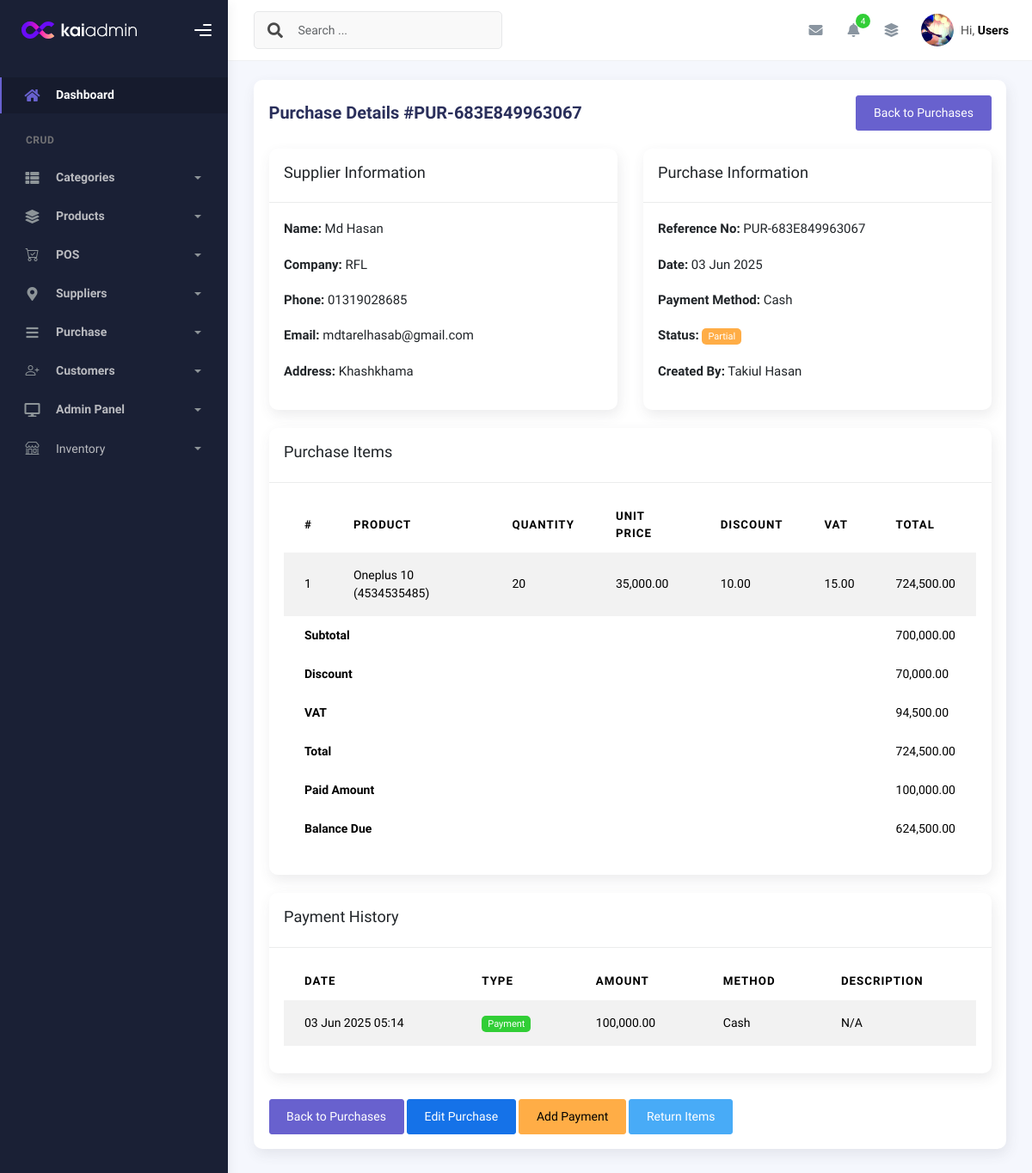
/modules/purchase/purchase_details.php?id=12 (signed in), run on the app's committed database.
### tables this page shows
CREATE TABLE `purchase` (
  `id` int(11) NOT NULL,
  `supplier_id` int(11) DEFAULT NULL,
  `reference_no` varchar(50) DEFAULT NULL,
  `purchase_date` date NOT NULL,
  `payment_method` varchar(20) DEFAULT 'cash',
  `payment_status` enum('pending','partial','paid') DEFAULT 'pending',
  `discount` decimal(10,2) DEFAULT 0.00,
  `subtotal` decimal(10,2) DEFAULT 0.00,
  `vat` decimal(10,2) NOT NULL DEFAULT 0.00,
  `total` decimal(10,2) NOT NULL,
  `user_id` int(11) DEFAULT NULL,
  `is_deleted` tinyint(1) DEFAULT 0,
  `deleted_at` timestamp NULL DEFAULT NULL,
  `created_at` timestamp NOT NULL DEFAULT current_timestamp(),
  `updated_at` timestamp NOT NULL DEFAULT current_timestamp() ON UPDATE current_timestamp()
);

CREATE TABLE `suppliers` (
  `id` int(11) NOT NULL,
  `name` varchar(100) NOT NULL,
  `phone` varchar(20) DEFAULT NULL,
  `email` varchar(100) DEFAULT NULL,
  `address` text DEFAULT NULL,
  `company_name` varchar(100) DEFAULT NULL,
  `created_at` timestamp NOT NULL DEFAULT current_timestamp(),
  `updated_at` timestamp NOT NULL DEFAULT current_timestamp() ON UPDATE current_timestamp()
);

CREATE TABLE `users` (
  `id` int(11) NOT NULL,
  `profile_pic` varchar(255) DEFAULT NULL,
  `username` varchar(50) NOT NULL,
  `password` varchar(255) NOT NULL,
  `full_name` varchar(100) NOT NULL,
  `email` varchar(100) NOT NULL,
  `role` enum('admin','manager','cashier','inventory') NOT NULL DEFAULT 'cashier',
  `is_active` tinyint(1) NOT NULL DEFAULT 1,
  `last_login` datetime DEFAULT NULL,
  `last_login_ip` varchar(45) DEFAULT NULL,
  `login_attempts` tinyint(4) NOT NULL DEFAULT 0,
  `locked_until` datetime DEFAULT NULL,
  `reset_token` varchar(100) DEFAULT NULL,
  `reset_token_expires` datetime DEFAULT NULL,
  `email_verified` tinyint(1) NOT NULL DEFAULT 0,
  `verification_token` varchar(100) DEFAULT NULL,
  `password_changed_at` timestamp NULL DEFAULT NULL,
  `created_at` timestamp NOT NULL DEFAULT current_timestamp(),
  `updated_at` timestamp NOT NULL DEFAULT current_timestamp() ON UPDATE current_timestamp(),
  `is_deleted` tinyint(1) DEFAULT 0,
  `deleted_at` timestamp NULL DEFAULT NULL
);

CREATE TABLE `purchase_items` (
  `id` int(11) NOT NULL,
  `purchase_id` int(11) NOT NULL,
  `product_id` int(11) NOT NULL,
  `quantity` int(11) NOT NULL,
  `unit_price` decimal(10,2) NOT NULL,
  `discount` decimal(10,2) DEFAULT 0.00,
  `subtotal` decimal(10,2) DEFAULT 0.00,
  `vat` decimal(5,2) DEFAULT 0.00,
  `total_price` decimal(10,2) NOT NULL,
  `created_at` timestamp NOT NULL DEFAULT current_timestamp()
);

CREATE TABLE `products` (
  `id` int(11) NOT NULL,
  `name` varchar(100) NOT NULL,
  `barcode` varchar(50) NOT NULL,
  `category_id` int(11) DEFAULT NULL,
  `sub_category_id` int(11) DEFAULT NULL,
  `child_category_id` int(11) DEFAULT NULL,
  `brand_id` int(11) DEFAULT NULL,
  `price` decimal(10,2) NOT NULL,
  `sell_price` decimal(10,2) NOT NULL,
  `is_deleted` tinyint(1) DEFAULT 0,
  `deleted_at` timestamp NULL DEFAULT NULL,
  `created_at` timestamp NOT NULL DEFAULT current_timestamp(),
  `updated_at` timestamp NOT NULL DEFAULT current_timestamp() ON UPDATE current_timestamp()
);

CREATE TABLE `purchase_payment` (
  `id` int(11) NOT NULL,
  `supplier_id` int(11) DEFAULT NULL,
  `purchase_id` int(11) DEFAULT NULL,
  `purchase_return_id` int(11) DEFAULT NULL,
  `type` enum('payment','return') NOT NULL,
  `amount` decimal(10,2) NOT NULL,
  `payment_method` enum('cash','credit','card','bank_transfer') NOT NULL DEFAULT 'cash',
  `description` text DEFAULT NULL,
  `created_at` timestamp NOT NULL DEFAULT current_timestamp()
);

### modules/purchase/purchase_details.php (the view, shortened to what the rows shown need)
<?php
require_once __DIR__ . '/../../db_plugin.php';
$purchase_id = $_GET['id'];
$purchase_result = $mysqli->common_select('purchase', '*', ['id' => $purchase_id]);
$purchase = $purchase_result['data'][0];
$supplier = $mysqli->common_select('suppliers', '*', ['id' => $purchase->supplier_id])['data'][0] ?? null;
$items_result = $mysqli->common_select('purchase_items', '*', ['purchase_id' => $purchase_id]);
$items = $items_result['data'];
$payments_result = $mysqli->common_select('purchase_payment', '*', ['purchase_id' => $purchase_id]);
$payments = $payments_result['data'];
$paid_amount = 0;
foreach ($payments as $payment) {
    if ($payment->type == 'payment') {
        $paid_amount += $payment->amount;
    } else {
        $paid_amount -= $payment->amount;
    }
}
require_once __DIR__ . '/../../requires/header.php';
require_once __DIR__ . '/../../requires/topbar.php';
?>
<div class="container">
    <div class="page-inner">
        <div class="row">
            <div class="col-md-12 grid-margin">
                <div class="card">
                    <div class="card-body">
                        <div class="d-flex justify-content-between align-items-center mb-4">
                            <h4 class="card-title">Purchase Details #<?= $purchase->reference_no ?></h4>
                            <a href="view_purchases.php" class="btn btn-secondary">Back to Purchases</a>
                        </div>
                        <div class="row">
                            <div class="col-md-6">
                                <div class="card mb-4">
                                    <div class="card-body">
                                        <?php if ($supplier): ?>
                                            <p><strong>Name:</strong> <?= $supplier->name ?></p>
                                            <p><strong>Company:</strong> <?= $supplier->company_name ?? 'N/A' ?></p>
                                            <p><strong>Phone:</strong> <?= $supplier->phone ?? 'N/A' ?></p>
                                            <p><strong>Email:</strong> <?= $supplier->email ?? 'N/A' ?></p>
                                            <p><strong>Address:</strong> <?= $supplier->address ?? 'N/A' ?></p>
                                        <?php else: ?>
                                            <p>Supplier information not available</p>
                                        <?php endif; ?>
                                    </div>
                                </div>
                            </div>
                            <div class="col-md-6">
                                <div class="card mb-4">
                                    <div class="card-body">
                                        <p><strong>Reference No:</strong> <?= $purchase->reference_no ?></p>
                                        <p><strong>Date:</strong> <?= date('d M Y', strtotime($purchase->purchase_date)) ?></p>
                                        <p><strong>Payment Method:</strong> <?= ucfirst($purchase->payment_method) ?></p>
                                        <p>
                                            <strong>Status:</strong>
                                            <span class="badge badge-<?=
                                                $purchase->payment_status == 'paid' ? 'success' :
                                                ($purchase->payment_status == 'partial' ? 'warning' : 'danger')
                                            ?>">
                                                <?= ucfirst($purchase->payment_status) ?>
                                            </span>
                                        </p>
                                        <p><strong>Created By:</strong>
                                            <?php
                                                $user = $mysqli->common_select('users', 'full_name', ['id' => $purchase->user_id])['data'][0] ?? null;
                                                echo $user ? $user->full_name : 'Unknown';
                                            ?>
                                        </p>
                                    </div>
                                </div>
                            </div>
                        </div>
                        <div class="card mb-4">
                            <div class="card-body">
                                <div class="table-responsive">
                                    <table class="table table-striped">
                                        <thead>
                                            <tr>
                                                <th>#</th>
                                                <th>Product</th>
                                                <th>Quantity</th>
                                                <th>Unit Price</th>
                                                <th>Discount</th>
                                                <th>VAT</th>
                                                <th>Total</th>
                                            </tr>
                                        </thead>
                                        <tbody>
                                            <?php foreach ($items as $index => $item):
                                                $product = $mysqli->common_select('products', '*', ['id' => $item->product_id])['data'][0] ?? null;
                                            ?>
                                                <tr>
                                                    <td><?= $index + 1 ?></td>
                                                    <td><?= $product ? $product->name . ' (' . $product->barcode . ')' : 'Product not found' ?></td>
                                                    <td><?= $item->quantity ?></td>
                                                    <td><?= number_format($item->unit_price, 2) ?></td>
                                                    <td><?= number_format($item->discount, 2) ?></td>
                                                    <td><?= number_format($item->vat, 2) ?></td>
                                                    <td><?= number_format($item->total_price, 2) ?></td>
                                                </tr>
                                            <?php endforeach; ?>
                                        </tbody>
                                        <tfoot>
                                            <tr>
                                                <td colspan="6" class="text-right"><strong>Subtotal</strong></td>
                                                <td><?= number_format($purchase->subtotal, 2) ?></td>
                                            </tr>
                                            <tr>
                                                <td colspan="6" class="text-right"><strong>Discount</strong></td>
                                                <td><?= number_format($purchase->discount, 2) ?></td>
                                            </tr>
                                            <tr>
                                                <td colspan="6" class="text-right"><strong>VAT</strong></td>
                                                <td><?= number_format($purchase->vat, 2) ?></td>
                                            </tr>
                                            <tr>
                                                <td colspan="6" class="text-right"><strong>Total</strong></td>
                                                <td><?= number_format($purchase->total, 2) ?></td>
                                            </tr>
                                            <tr>
                                                <td colspan="6" class="text-right"><strong>Balance Due</strong></td>
                                                <td><?= number_format($purchase->total - $paid_amount, 2) ?></td>
                                            </tr>
                                        </tfoot>
                                    </table>
                                </div>
                            </div>
                        </div>
                        <div class="card">
                            <div class="card-body">
                                <?php if (!empty($payments)): ?>
                                    <div class="table-responsive">
                                        <table class="table table-striped">
                                            <thead>
                                                <tr>
                                                    <th>Date</th>
                                                    <th>Type</th>
                                                    <th>Amount</th>
                                                    <th>Method</th>
                                                    <th>Description</th>
                                                </tr>
                                            </thead>
                                            <tbody>
                                                <?php foreach ($payments as $payment): ?>
                                                    <tr>
                                                        <td><?= date('d M Y H:i', strtotime($payment->created_at)) ?></td>
                                                        <td>
                                                            <span class="badge badge-<?= $payment->type == 'payment' ? 'success' : 'danger' ?>">
                                                                <?= ucfirst($payment->type) ?>
                                                            </span>
                                                        </td>
                                                        <td><?= number_format($payment->amount, 2) ?></td>
                                                        <td><?= ucfirst($payment->payment_method) ?></td>
                                                        <td><?= $payment->description ?? 'N/A' ?></td>
                                                    </tr>
                                                <?php endforeach; ?>
                                            </tbody>
                                        </table>
                                    </div>
                                <?php else: ?>
                                    <p>No payment records found for this purchase.</p>
                                <?php endif; ?>
                            </div>
                        </div>
                    </div>
                </div>
            </div>
        </div>
    </div>
</div>
<?php include __DIR__ . '/../../requires/footer.php'; ?>

### data on the page
purchase: reference_no "PUR-683E849963067", purchase_date "03 Jun 2025", payment_method "Cash", payment_status "Partial", subtotal "700,000.00", discount "70,000.00", vat "94,500.00", total "724,500.00", $purchase->total-$paid_amount "624,500.00"
suppliers: name "Md Hasan", company_name "RFL", phone "01319028685", email "mdtarelhasab@gmail.com", address "Khashkhama"
users: full_name "Takiul Hasan"
purchase_items: product.name "Oneplus 10", product.barcode "4534535485", quantity "20", unit_price "35,000.00", discount "10.00", vat "15.00", total_price "724,500.00"
purchase_payment: created_at "03 Jun 2025 05:14", type "Payment", amount "100,000.00", payment_method "Cash", description "N/A"

### other printed values
$paid_amount "100,000.00"
